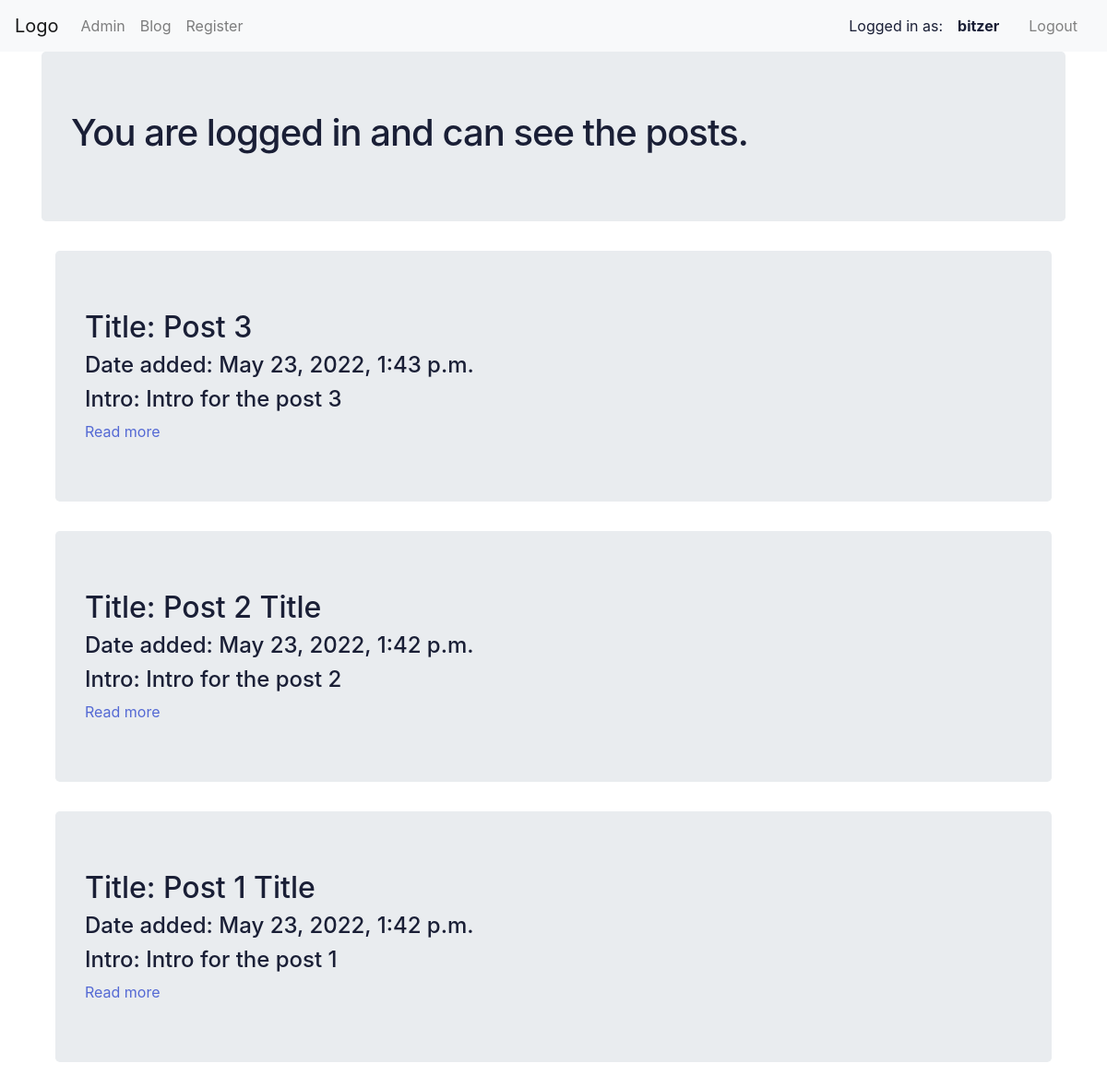
Page /blog/ (signed in) on the committed database.
### blog/models.py (models this page shows, shortened)
class Post(models.Model):
  title = models.CharField(max_length=255)
  slug  = models.SlugField()
  intro = models.TextField()
  body  = models.TextField()
  date_added = models.DateTimeField(auto_now_add=True)
  class Meta:
    ordering = ['-date_added']

### blog/views.py (the view)
# urls.py: 2. Add a URL to urlpatterns:  path('blog/', include('blog.urls'))
def blog(request):
  posts = Post.objects.all()
  return render(request, 'blog/blog.html', {'posts': posts})

### templates/blog/blog.html
{% extends "blog/base.html" %}
{% block body_block %}
    <div class="jumbotron">
      <h1>You are logged in and can see the posts.</h1>
    </div>
    <div class="container">
      {% for post in posts %}
        <div class="jumbotron">
          <h2 class="subtitle">Title: {{post.title}}</h2>
          <h4>Date added: {{post.date_added}}</h4>
          <h4>Intro: {{post.intro}}</h4>
          {% if user.is_authenticated %}
            <a href="{% url 'post_detail' post.slug %}">Read more</a>
          {% else %}
            <a href="{% url 'login_page' %}">Login to read more.</a>
          {% endif %}
        </div>
      {% endfor %}
    </div>
{% endblock %}

### templates/blog/base.html (shortened to what this page needs)
<!DOCTYPE html>
{% load staticfiles %}
<head>
  <link rel="stylesheet" href="https://cdn.jsdelivr.net/npm/bootstrap@4.4.1/dist/css/bootstrap.min.css">
  <link rel="stylesheet" href="{% static 'css.css' %}">
</head>
<body>
  <nav class="navbar navbar-expand-lg navbar-light bg-light">
    <a class="navbar-brand" href="{% url 'index' %}">Logo</a>
    <div class="collapse navbar-collapse" id="navbarSupportedContent">
      <ul class="navbar-nav mr-auto">
        <li class="nav-item">
          <a class="nav-link" href="{% url 'admin:index' %}">Admin</a>
        </li>
        <li class="nav-item">
          <a class="nav-link" href="{% url 'blog' %}">Blog</a>
        </li>
        <li class="nav-item">
          <a class="nav-link" href="{% url 'register' %}">Register</a>
        </li>
      </ul>
      {% if user.is_authenticated %}
      <div>Logged in as: </div>
      <a class="logout nav-link" href="{% url 'user' %}"><b>{{user.username}}</b></a>
      <a class="logout nav-link" href="{% url 'logout' %}">Logout</a>
      {% else %}
      <a class="logout nav-link" href="{% url 'user_login' %}">Login</a></li>
      {% endif %}
    </div>
  </nav>
  <div class="container">
    {% block body_block %}
    {% endblock %}
  </div>
</body>
</html>

### static/css.css (style rules this page uses)
.logout { color: grey; }
* { padding: 0; margin: 0; color: #1a1f36; box-sizing: border-box; word-wrap: break-word; font-family: -apple-system, BlinkMacSystemFont, Segoe UI, Roboto, Helvetica Neue, Ubuntu, sans-serif; }
body { min-height: 100%; background-color: #ffffff; }
h1 { letter-spacing: -1px; }
a { color: #5469d4; text-decoration: unset; }

### rows in the picture
Post: title "Post 3", date_added "May 23, 2022, 1:43 p.m.", intro "Intro for the post 3"
Post: title "Post 2 Title", date_added "May 23, 2022, 1:42 p.m.", intro "Intro for the post 2"
Post: title "Post 1 Title", date_added "May 23, 2022, 1:42 p.m.", intro "Intro for the post 1"

### other values in the picture
{{ user.username }} "bitzer"
